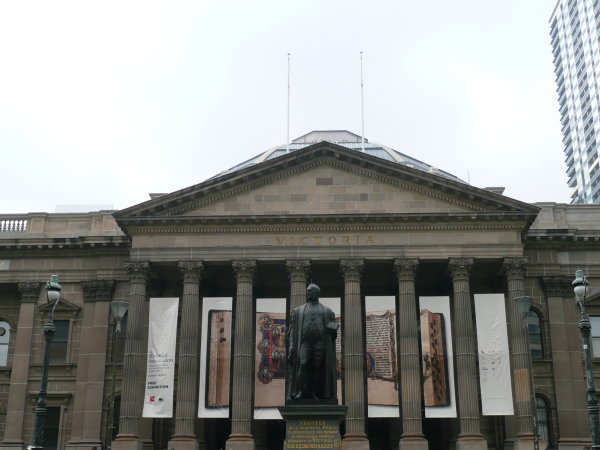
#> input picture Panoramic Stitching/set1/1.jpg, 600 x 450 px
$ python Project4.py
#> lines starting #> are read from the running program, lines starting #| are printed output that depends on the picture
import cv2
import os
from scipy.spatial import distance_matrix
import numpy as np
import matplotlib.pyplot as plt
import math

path = os.getcwd() + os.sep + "set1"
image_1 = cv2.imread(path + os.sep + "1.jpg")
#> image_1 is the input picture: shape (450, 600, 3); mean B, G, R 144.3, 147.2, 145.6
image_2 = cv2.imread(path + os.sep + "2.jpg")
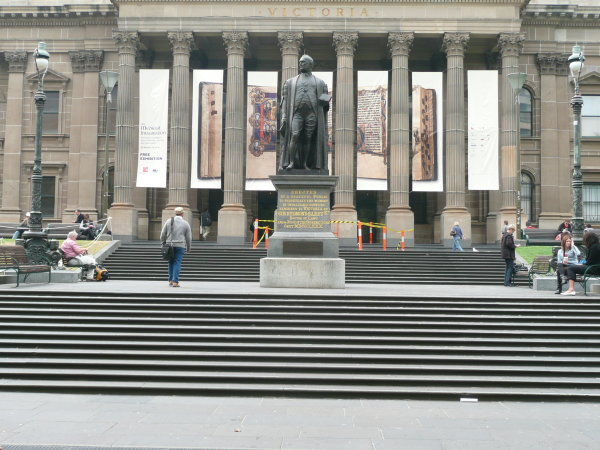
#> input picture Panoramic Stitching/set1/2.jpg, 600 x 450 px
#> image_2 is the input picture: shape (450, 600, 3); mean B, G, R 135.2, 141.3, 141.1
image_3 = cv2.imread(path + os.sep + "3.jpg")
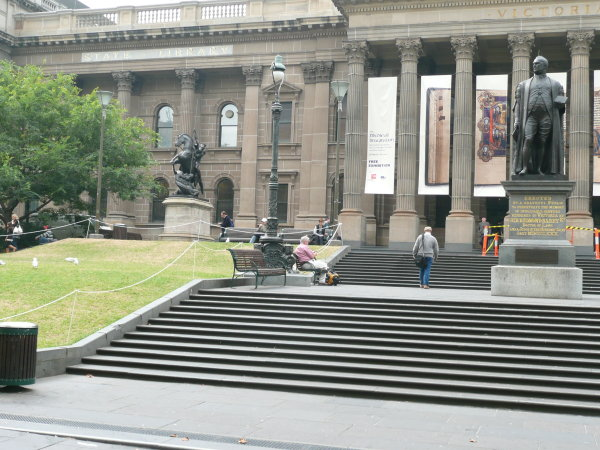
#> input picture Panoramic Stitching/set1/3.jpg, 600 x 450 px
#> image_3 is the input picture: shape (450, 600, 3); mean B, G, R 134.5, 145.3, 142.3

# print(image_1.shape)
# plt.imshow(image_1),plt.title('Image1')

plt.imshow(image_1),plt.title('Image1')
plt.show()

rows,cols,_ = image_1.shape
#> rows = 450; cols = 600
theta = math.radians(10)
rotation_matrix = np.float32([[math.cos(theta), -(math.sin(theta)), 0],
                  [math.sin(theta), math.cos(theta), 0],
                  [0, 0, 1]])
dst = cv2.warpPerspective(image_1, rotation_matrix, (1000, 800))
plt.imshow(dst),plt.title('Output Image 1 rotated')
plt.show()

#translate image 2, 100 pixels to the right
plt.imshow(image_2),plt.title('Image2')
plt.show()


rows,cols,_ = image_2.shape
translation_matrix = np.float32([[1, 0, 100],
                  [0, 1, 0],
                  [0, 0, 1]])
dst = cv2.warpPerspective(image_2, translation_matrix, (1000, 800))
plt.imshow(dst),plt.title('Output Image 2 translated')
plt.show()

#Shrink image 3 by a factor of 1/2
plt.imshow(image_3),plt.title('Image3')
plt.show()


rows,cols,_ = image_2.shape
shrink_matrix = np.float32([[0.5, 0, 0],
                  [0, 0.5, 0],
                  [0, 0, 1]])
dst = cv2.warpPerspective(image_3, shrink_matrix, (1000, 800))
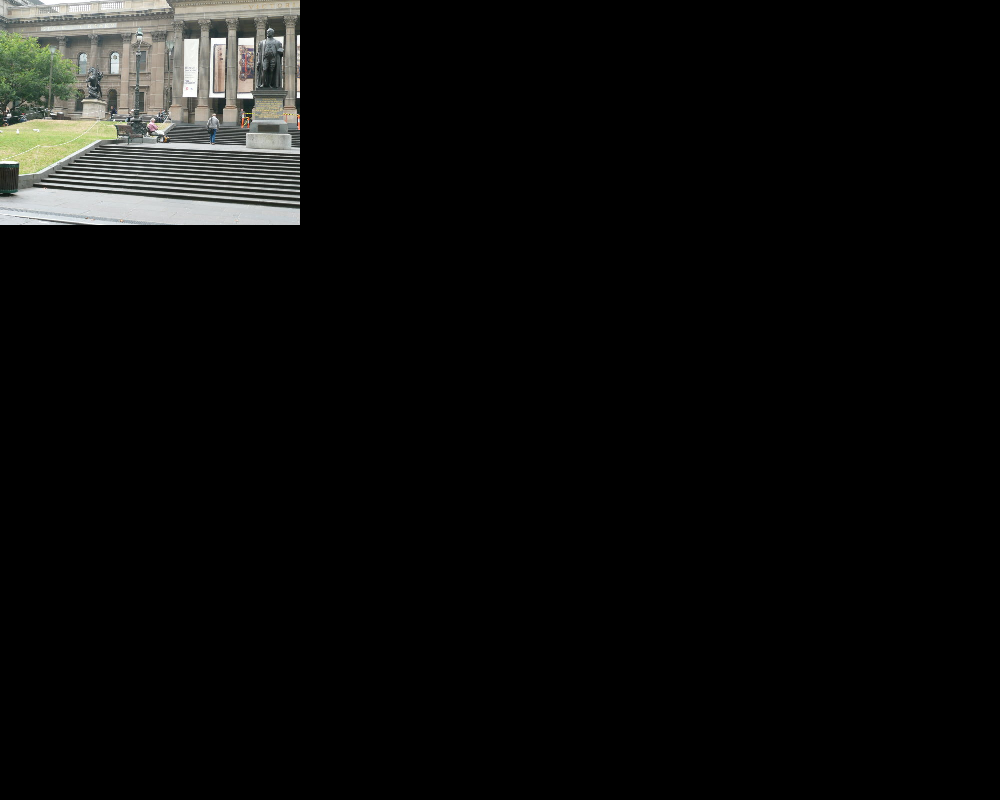
#> dst: shape (800, 1000, 3); mean B, G, R 11.3, 12.3, 12
plt.imshow(dst),plt.title('Output Image 3 shrank')
plt.show()

sift = cv2.SIFT.create()
keys_1, features_1 = sift.detectAndCompute(image_1, None)
#> keys_1 = 1105 keypoints; strongest (x, y, size): (16, 222, 2), (223, 413, 6.8), (274, 415, 7.5), (25, 222, 2.1)
keys_2, features_2 = sift.detectAndCompute(image_2, None)
#> keys_2 = 1496 keypoints; strongest (x, y, size): (216, 184, 6.4), (269, 186, 7), (418, 187, 7.3), (60, 262, 3)
keys_3, features_3 = sift.detectAndCompute(image_3, None)
#> keys_3 = 1563 keypoints; strongest (x, y, size): (18, 230, 5.5), (443, 190, 6.5), (499, 192, 7.5), (559, 78, 9.6)

# print(descriptors_1.shape)

plt.imshow(cv2.drawKeypoints(image_1, keys_1, None))
plt.suptitle("Image 1 features")
plt.show()

plt.imshow(cv2.drawKeypoints(image_2, keys_2, None))
plt.suptitle("Image 2 features")
plt.show()

plt.imshow(cv2.drawKeypoints(image_3, keys_3, None))
plt.suptitle("Image 3 features")
plt.show()

distance_img2_img1 = distance_matrix(features_2, features_1)
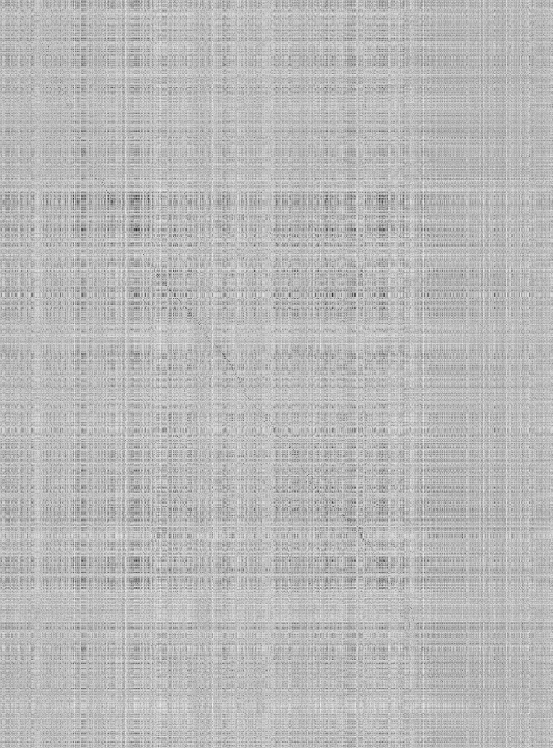
#> distance_img2_img1: shape (1496, 1105) float64 (shown at 1/2 size); min 38.24, max 711.6, mean 527.6; drawn with min black and max white

#print(type(distance_img2_img1))

distance_img2_img3 = distance_matrix(features_2, features_3)
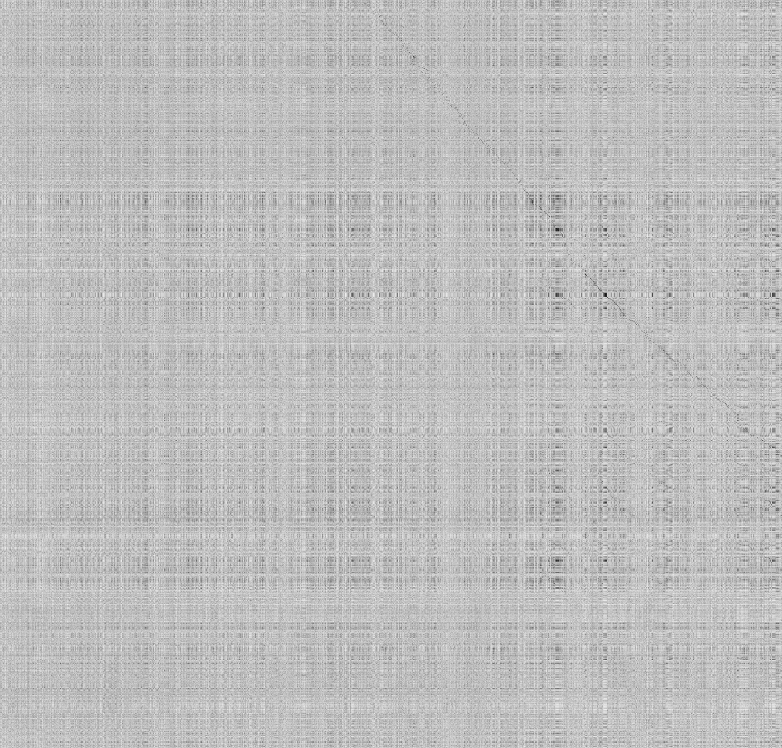
#> distance_img2_img3: shape (1496, 1563) float64 (shown at 1/2 size); min 17.18, max 702.9, mean 528.5; drawn with min black and max white

#print(distance_img2_img1)
#print(features_1)

distance_img2_img1_1d = distance_img2_img1.copy().flatten()
distance_img2_img3_1d = distance_img2_img3.copy().flatten()

sorted_distance_img2_img1 = np.sort(distance_img2_img1_1d)[0:100]
#> sorted_distance_img2_img1 = 100 values from 38.24 to 88.63
sorted_distance_img2_img3 = np.sort(distance_img2_img3_1d)[0:100]
#> sorted_distance_img2_img3 = 100 values from 17.18 to 65.99
#sorted_distance_img2_img3 = np.sort(distance_img2_img3)

indices_img2_img1 = []
indices_img2_img3 = []

for i in range(100):
    indices_img2_img1.append(np.argwhere(distance_img2_img1 == sorted_distance_img2_img1[i]))
    indices_img2_img3.append(np.argwhere(distance_img2_img3 == sorted_distance_img2_img3[i]))
#> after the loop, indices_img2_img1 = 100 items, first 6: [[613, 367]], [[956, 624]], [[948, 617]], [[1112, 748]], [[614, 370]], [[275, 160]]; indices_img2_img3 = 100 items, first 6: [[463, 1120]], [[470, 1124]], [[468, 1123]], [[839, 1481]], [[418, 1083]], [[261, 944]]

indices_image_2_21 = []
indices_image_1_21 = []

for idx in indices_img2_img1:
    # print(idx)
    # print(type(idx))

    indices_image_2_21.append(idx[0, 0])

    indices_image_1_21.append(idx[0, 1])
#> this loop made 100 passes
#> idx on passes 1 to 12: [[613, 367]], [[956, 624]], [[948, 617]], [[1112, 748]], [[614, 370]], [[275, 160]], [[1003, 664]], [[626, 378]], [[922, 595]], [[632, 386]], [[1044, 700]], [[550, 316]]
#> after the loop, indices_image_1_21 = 100 values, max 1021 at index 67, min 56 at index 96, mean 496; indices_image_2_21 = 100 values, max 1482 at index 67, min 57 at index 96, mean 748.8

indices_image_2 = indices_image_2_21[0:100]
#> indices_image_2 has the same summary as indices_image_2_21
indices_image_1 = indices_image_1_21[0:100]
#> indices_image_1 has the same summary as indices_image_1_21

# print(indices_image_2)
# print(indices_image_1)

best_features_img2_21 = [keys_2[i] for i in indices_image_2]
#> best_features_img2_21 = 100 keypoints; strongest (x, y, size): (386, 73, 3.1), (413, 138, 2.1), (471, 73, 5.3), (167, 71, 3.3)

# [indices_image_2]
best_features_img1_21 = [keys_1[i] for i in indices_image_1]
#> best_features_img1_21 = 100 keypoints; strongest (x, y, size): (393, 298, 3.2), (477, 297, 5.1), (441, 315, 2.7), (448, 404, 4.4)

indices_image_2_23 = []
indices_image_3_23 = []

for idx in indices_img2_img3:
    # print(idx)
    # print(type(idx))

    indices_image_2_23.append(idx[0, 0])

    indices_image_3_23.append(idx[0, 1])
#> this loop made 100 passes
#> idx on passes 1 to 12: [[463, 1120]], [[470, 1124]], [[468, 1123]], [[839, 1481]], [[418, 1083]], [[261, 944]], [[586, 1209]], [[432, 1098]], [[620, 1241]], [[405, 1065]], [[793, 1423]], [[315, 996]]
#> after the loop, indices_image_2_23 = 100 values, max 901 at index 52, min 47 at index 62, mean 503.5; indices_image_3_23 = 100 values, max 1553 at index 52, min 766 at index 62, mean 1155.7

indices_image_2 = indices_image_2_23[0:100]
#> indices_image_2 has the same summary as indices_image_2_23
indices_image_3 = indices_image_3_23[0:100]
#> indices_image_3 has the same summary as indices_image_3_23

# print(indices_image_2)
# print(indices_image_1)

best_features_img2_23 = [keys_2[i] for i in indices_image_2]
#> best_features_img2_23 = 100 keypoints; strongest (x, y, size): (216, 184, 6.4), (91, 275, 4.4), (78, 270, 4), (275, 74, 4.3)

# [indices_image_2]
best_features_img3_23 = [keys_3[i] for i in indices_image_3]
#> best_features_img3_23 = 100 keypoints; strongest (x, y, size): (443, 190, 6.5), (505, 77, 4.5), (522, 171, 2.1), (323, 279, 4.1)


src_pts = np.float32([ m.pt for m in best_features_img1_21 ]).reshape(-1,1,2)
#> src_pts = 100 rows, first 8: [253.1, 379.4], [393.4, 362.8], [392.4, 383.7], [462.5, 245.8], [253.2, 357.5], [101.3, 275.1], [421.9, 390.1], [256.9, 369.5]
dst_pts = np.float32([ m.pt for m in best_features_img2_21 ]).reshape(-1,1,2)
#> dst_pts = 100 rows, first 8: [244.5, 152.4], [383.4, 138], [381.9, 158.1], [458.7, 20.29], [244.7, 130.9], [89.31, 45.45], [410.3, 165.1], [248.3, 142.2]

M_21, mask_21 = cv2.findHomography(src_pts, dst_pts, cv2.RANSAC, ransacReprojThreshold = 2)
#> M_21 = [[1.12, 0.0847, -39.27], [0.0165, 1.15, -268.9], [1.2e-05, 0.000339, 1]]; mask_21 = 100 values, max 1 at index 0, min 0 at index 50, mean 0.91

src_pts = np.float32([ m.pt for m in best_features_img3_23  ]).reshape(-1,1,2)
#> src_pts = 100 rows, first 8: [397.6, 106.1], [398.2, 90.86], [398.1, 97.74], [566.1, 297.9], [378.3, 74.97], [315.6, 281.7], [450.4, 173.4], [386.3, 195.6]
dst_pts = np.float32([ m.pt for m in best_features_img2_23 ]).reshape(-1,1,2)
#> dst_pts = 100 rows, first 8: [169.6, 99], [170.2, 83.56], [170, 90.56], [330, 287.4], [150, 66.92], [83.52, 278.1], [222.4, 167.5], [158.9, 189.2]

M_23, mask_23 = cv2.findHomography(src_pts, dst_pts, cv2.RANSAC , ransacReprojThreshold = 2)
#> M_23 = [[1.26, 0.00181, -301.7], [0.0777, 1.18, -40.57], [0.000409, 2.34e-05, 1]]; mask_23 = 100 values, max 1 at index 0, min 0 at index 62, mean 0.99
#print(M_23)
#print(mask_23)

translation_matrix = np.float32([[1, 0, 300],
                  [0, 1, 350],
                  [0, 0, 1]])
#> translation_matrix = [[1, 0, 300], [0, 1, 350], [0, 0, 1]]

homography_translation_21 = np.dot(M_21, translation_matrix)
#> homography_translation_21 = [[1.12, 0.0847, 326.7], [0.0165, 1.15, 139.1], [1.2e-05, 0.000339, 1.12]]

dst1 = cv2.warpPerspective(image_1, homography_translation_21, (1000, 800))
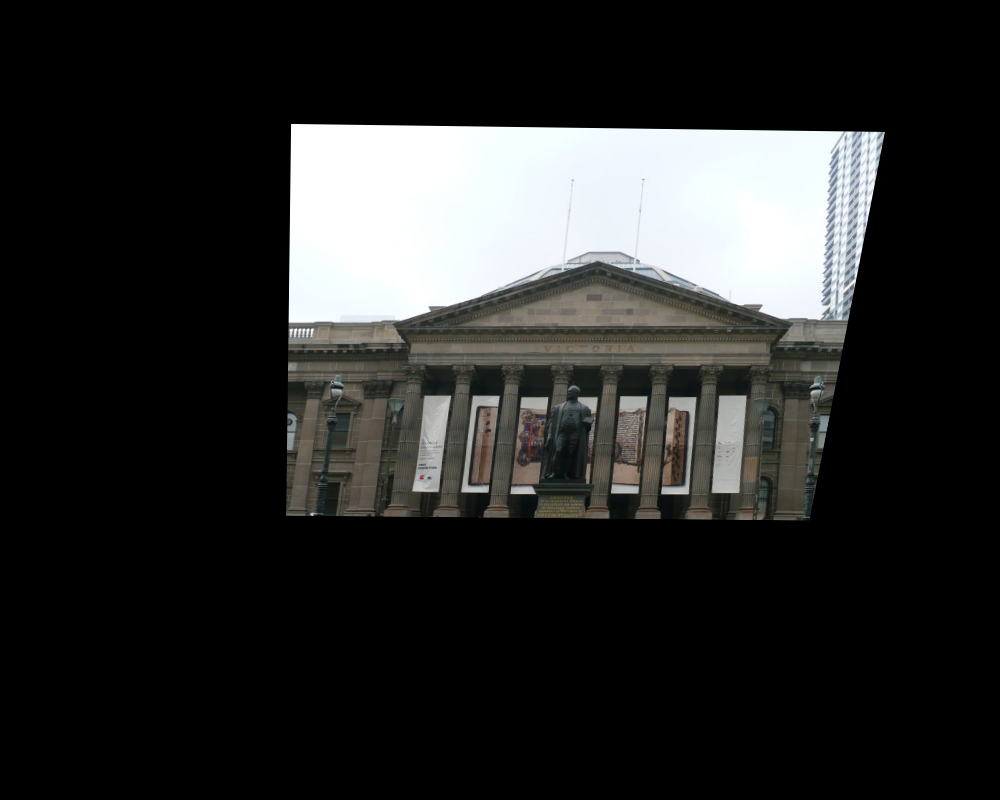
#> dst1: shape (800, 1000, 3); mean B, G, R 41.6, 42.3, 41.8
plt.imshow(dst1),plt.title('Output')
plt.show()

homography_translation_23 = np.dot( M_23, translation_matrix)
#> homography_translation_23 = [[1.26, 0.00181, 75.52], [0.0777, 1.18, 395], [0.000409, 2.34e-05, 1.13]]

dst2 = cv2.warpPerspective(image_3, homography_translation_23, (1000, 800))
plt.imshow(dst2),plt.title('Output 2')
plt.show()

dst3 = cv2.warpPerspective(image_2, translation_matrix, (1000, 800))
plt.imshow(dst3),plt.title('Output 3')
plt.show()

arr1 = np.maximum(dst1, dst2)
stitched_image = np.maximum(arr1, dst3)
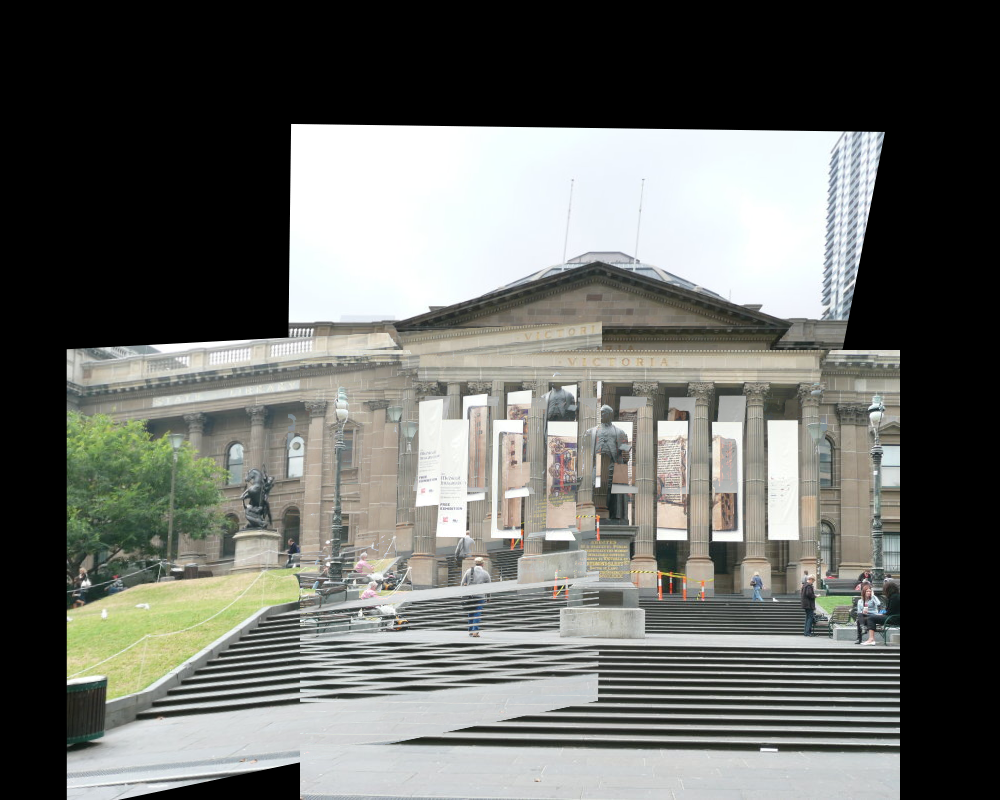
#> stitched_image: shape (800, 1000, 3); mean B, G, R 102.8, 107.2, 105.7
plt.imshow(stitched_image),plt.title('Final Output')
plt.show()
